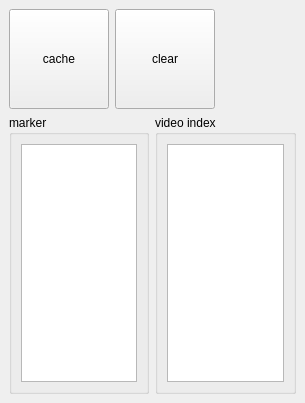
<?xml version="1.0" encoding="UTF-8"?>
<ui version="4.0">
 <class>MainWindow</class>
 <widget class="QMainWindow" name="MainWindow">
  <property name="geometry">
   <rect>
    <x>0</x>
    <y>0</y>
    <width>305</width>
    <height>403</height>
   </rect>
  </property>
  <property name="windowTitle">
   <string>MainWindow</string>
  </property>
  <widget class="QWidget" name="centralwidget">
   <layout class="QVBoxLayout" name="verticalLayout_3">
    <item>
     <layout class="QHBoxLayout" name="horizontalLayout_2">
      <item>
       <widget class="DragButton" name="cacheDragButton">
        <property name="minimumSize">
         <size>
          <width>100</width>
          <height>100</height>
         </size>
        </property>
        <property name="text">
         <string>cache</string>
        </property>
       </widget>
      </item>
      <item>
       <widget class="DragButton" name="clearDragButton">
        <property name="minimumSize">
         <size>
          <width>100</width>
          <height>100</height>
         </size>
        </property>
        <property name="text">
         <string>clear</string>
        </property>
       </widget>
      </item>
      <item>
       <spacer name="horizontalSpacer">
        <property name="orientation">
         <enum>Qt::Horizontal</enum>
        </property>
        <property name="sizeHint" stdset="0">
         <size>
          <width>20</width>
          <height>20</height>
         </size>
        </property>
       </spacer>
      </item>
     </layout>
    </item>
    <item>
     <layout class="QHBoxLayout" name="horizontalLayout">
      <item>
       <widget class="QGroupBox" name="groupBox">
        <property name="title">
         <string>marker</string>
        </property>
        <layout class="QVBoxLayout" name="verticalLayout">
         <item>
          <widget class="QListView" name="markerListView"/>
         </item>
        </layout>
       </widget>
      </item>
      <item>
       <widget class="QGroupBox" name="groupBox_2">
        <property name="title">
         <string>video index</string>
        </property>
        <layout class="QVBoxLayout" name="verticalLayout_2">
         <item>
          <widget class="QListView" name="videoIndexListView">
           <property name="selectionMode">
            <enum>QAbstractItemView::ExtendedSelection</enum>
           </property>
          </widget>
         </item>
        </layout>
       </widget>
      </item>
     </layout>
    </item>
   </layout>
  </widget>
 </widget>
 <customwidgets>
  <customwidget>
   <class>DragButton</class>
   <extends>QPushButton</extends>
   <header>rs.tool.disk_cache.drag_button</header>
  </customwidget>
 </customwidgets>
 <resources/>
 <connections/>
</ui>
